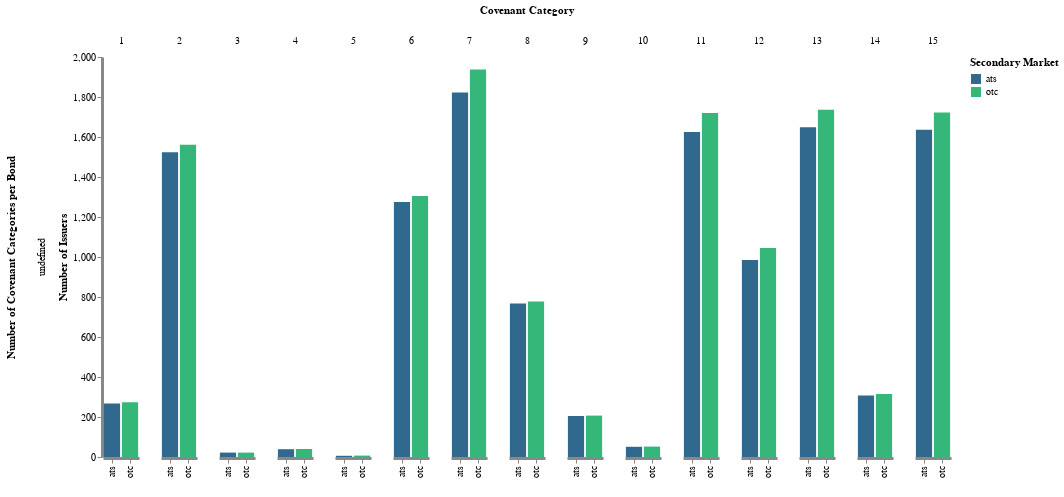

Notebook code cell kept with this figure:
### Code cell
p = tt |> @vlplot(:bar,
                  column={col_var, type=col_var_type, 
                          title=col_title, sort=col_sort},
                  y={y_var, axis={title=y_axis_title, grid=false, stack=nothing}},
                  x={x_var, type=x_var_type, axis={title=x_axis_title}},
                  color={x_var, legend={title=legend_title}, scale={scheme=color_scale}},
                  config={
                      view={stroke=:transparent},
                      axis={domainWidth=domainWidth},
                      opacity={value=opacity},
                  },
                  row={row_var, type=row_var_type, header={title=row_var_title}},
#                   title={text=title, 
#                          align=title_alignment, 
#                          anchor=title_anchor, 
#                          fontSize=title_font_size, 
#                          offset=title_offset},
#                   spacing=spacing,
                  width={step=width_step},
                  height=height
                )

### Figure 1 — Vega-Lite specification as saved in the notebook (floating-point values rounded to 4 significant figures)
{"config": {"axis": {"domainWidth": 3}, "opacity": {"value": 0.7}, "view": {"stroke": "transparent"}}, "data": {"values": [{"cov_cat": 1, "cvt": "any", "perc_sbm_total": 13.62, "perc_total": 13.62, "period": "2019Q2", "rt": "any", "sbm": "otc", "value": 274, "variable": "cg1_issuers"}, {"cov_cat": 1, "cvt": "any", "perc_sbm_total": 14.24, "perc_total": 13.32, "period": "2019Q2", "rt": "any", "sbm": "ats", "value": 268, "variable": "cg1_issuers"}, {"cov_cat": 2, "cvt": "any", "perc_sbm_total": 77.58, "perc_total": 77.58, "period": "2019Q2", "rt": "any", "sbm": "otc", "value": 1561, "variable": "cg2_issuers"}, {"cov_cat": 2, "cvt": "any", "perc_sbm_total": 80.98, "perc_total": 75.75, "period": "2019Q2", "rt": "any", "sbm": "ats", "value": 1524, "variable": "cg2_issuers"}, {"cov_cat": 3, "cvt": "any", "perc_sbm_total": 1.093, "perc_total": 1.093, "period": "2019Q2", "rt": "any", "sbm": "otc", "value": 22, "variable": "cg3_issuers"}, {"cov_cat": 3, "cvt": "any", "perc_sbm_total": 1.169, "perc_total": 1.093, "period": "2019Q2", "rt": "any", "sbm": "ats", "value": 22, "variable": "cg3_issuers"}, {"cov_cat": 4, "cvt": "any", "perc_sbm_total": 1.988, "perc_total": 1.988, "period": "2019Q2", "rt": "any", "sbm": "otc", "value": 40, "variable": "cg4_issuers"}, {"cov_cat": 4, "cvt": "any", "perc_sbm_total": 2.072, "perc_total": 1.938, "period": "2019Q2", "rt": "any", "sbm": "ats", "value": 39, "variable": "cg4_issuers"}, {"cov_cat": 5, "cvt": "any", "perc_sbm_total": 0.3479, "perc_total": 0.3479, "period": "2019Q2", "rt": "any", "sbm": "otc", "value": 7, "variable": "cg5_issuers"}, {"cov_cat": 5, "cvt": "any", "perc_sbm_total": 0.3188, "perc_total": 0.2982, "period": "2019Q2", "rt": "any", "sbm": "ats", "value": 6, "variable": "cg5_issuers"}, {"cov_cat": 6, "cvt": "any", "perc_sbm_total": 64.86, "perc_total": 64.86, "period": "2019Q2", "rt": "any", "sbm": "otc", "value": 1305, "variable": "cg6_issuers"}, {"cov_cat": 6, "cvt": "any", "perc_sbm_total": 67.75, "perc_total": 63.37, "period": "2019Q2", "rt": "any", "sbm": "ats", "value": 1275, "variable": "cg6_issuers"}, {"cov_cat": 7, "cvt": "any", "perc_sbm_total": 96.27, "perc_total": 96.27, "period": "2019Q2", "rt": "any", "sbm": "otc", "value": 1937, "variable": "cg7_issuers"}, {"cov_cat": 7, "cvt": "any", "perc_sbm_total": 96.87, "perc_total": 90.61, "period": "2019Q2", "rt": "any", "sbm": "ats", "value": 1823, "variable": "cg7_issuers"}, {"cov_cat": 8, "cvt": "any", "perc_sbm_total": 38.62, "perc_total": 38.62, "period": "2019Q2", "rt": "any", "sbm": "otc", "value": 777, "variable": "cg8_issuers"}, {"cov_cat": 8, "cvt": "any", "perc_sbm_total": 40.75, "perc_total": 38.12, "period": "2019Q2", "rt": "any", "sbm": "ats", "value": 767, "variable": "cg8_issuers"}, {"cov_cat": 9, "cvt": "any", "perc_sbm_total": 10.29, "perc_total": 10.29, "period": "2019Q2", "rt": "any", "sbm": "otc", "value": 207, "variable": "cg9_issuers"}, {"cov_cat": 9, "cvt": "any", "perc_sbm_total": 10.89, "perc_total": 10.19, "period": "2019Q2", "rt": "any", "sbm": "ats", "value": 205, "variable": "cg9_issuers"}, {"cov_cat": 10, "cvt": "any", "perc_sbm_total": 2.584, "perc_total": 2.584, "period": "2019Q2", "rt": "any", "sbm": "otc", "value": 52, "variable": "cg10_issuers"}, {"cov_cat": 10, "cvt": "any", "perc_sbm_total": 2.71, "perc_total": 2.535, "period": "2019Q2", "rt": "any", "sbm": "ats", "value": 51, "variable": "cg10_issuers"}, {"cov_cat": 11, "cvt": "any", "perc_sbm_total": 85.49, "perc_total": 85.49, "period": "2019Q2", "rt": "any", "sbm": "otc", "value": 1720, "variable": "cg11_issuers"}, {"cov_cat": 11, "cvt": "any", "perc_sbm_total": 86.34, "perc_total": 80.77, "period": "2019Q2", "rt": "any", "sbm": "ats", "value": 1625, "variable": "cg11_issuers"}, {"cov_cat": 12, "cvt": "any", "perc_sbm_total": 51.94, "perc_total": 51.94, "period": "2019Q2", "rt": "any", "sbm": "otc", "value": 1045, "variable": "cg12_issuers"}, {"cov_cat": 12, "cvt": "any", "perc_sbm_total": 52.34, "perc_total": 48.96, "period": "2019Q2", "rt": "any", "sbm": "ats", "value": 985, "variable": "cg12_issuers"}, {"cov_cat": 13, "cvt": "any", "perc_sbm_total": 86.28, "perc_total": 86.28, "period": "2019Q2", "rt": "any", "sbm": "otc", "value": 1736, "variable": "cg13_issuers"}, {"cov_cat": 13, "cvt": "any", "perc_sbm_total": 87.62, "perc_total": 81.96, "period": "2019Q2", "rt": "any", "sbm": "ats", "value": 1649, "variable": "cg13_issuers"}, {"cov_cat": 14, "cvt": "any", "perc_sbm_total": 15.66, "perc_total": 15.66, "period": "2019Q2", "rt": "any", "sbm": "otc", "value": 315, "variable": "cg14_issuers"}, {"cov_cat": 14, "cvt": "any", "perc_sbm_total": 16.31, "perc_total": 15.26, "period": "2019Q2", "rt": "any", "sbm": "ats", "value": 307, "variable": "cg14_issuers"}, {"cov_cat": 15, "cvt": "any", "perc_sbm_total": 85.64, "perc_total": 85.64, "period": "2019Q2", "rt": "any", "sbm": "otc", "value": 1723, "variable": "cg15_issuers"}, {"cov_cat": 15, "cvt": "any", "perc_sbm_total": 86.93, "perc_total": 81.31, "period": "2019Q2", "rt": "any", "sbm": "ats", "value": 1636, "variable": "cg15_issuers"}]}, "encoding": {"color": {"field": "sbm", "legend": {"title": "Secondary Market"}, "scale": {"scheme": "viridis"}, "type": "nominal"}, "column": {"field": "cov_cat", "sort": "ascending", "title": "Covenant Category", "type": "ordinal"}, "row": {"field": "sum_num_cov", "header": {"title": "Number of Covenant Categories per Bond"}, "type": "ordinal"}, "x": {"axis": {"title": " "}, "field": "sbm", "type": "nominal"}, "y": {"axis": {"grid": false, "stack": null, "title": "Number of Issuers"}, "field": "value", "type": "quantitative"}}, "height": 400, "mark": "bar", "width": {"step": 18}}
